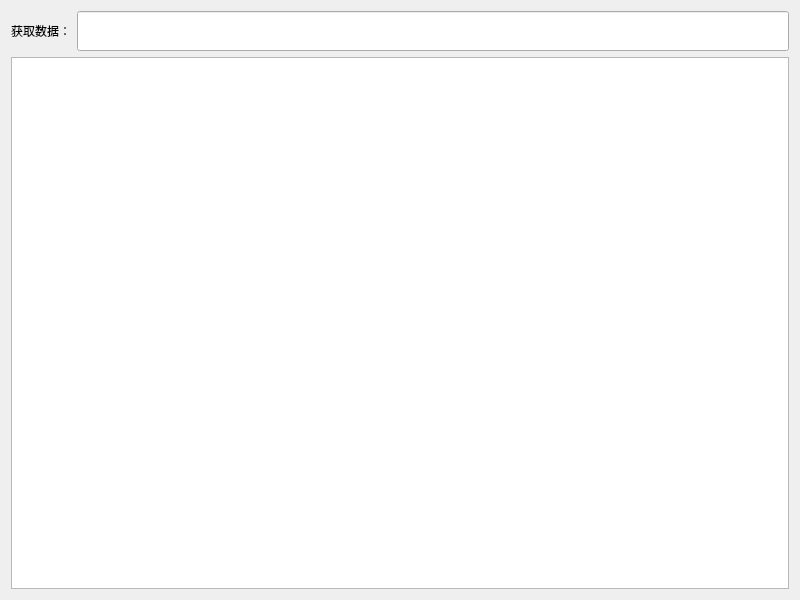
<?xml version="1.0" encoding="UTF-8"?>
<ui version="4.0">
 <class>Widget</class>
 <widget class="QWidget" name="Widget">
  <property name="geometry">
   <rect>
    <x>0</x>
    <y>0</y>
    <width>800</width>
    <height>600</height>
   </rect>
  </property>
  <property name="windowTitle">
   <string>Widget</string>
  </property>
  <property name="styleSheet">
   <string notr="true">font: 12pt &quot;Consolas&quot;;</string>
  </property>
  <layout class="QVBoxLayout" name="verticalLayout_2">
   <item>
    <layout class="QVBoxLayout" name="verticalLayout">
     <item>
      <layout class="QHBoxLayout" name="horizontalLayout">
       <item>
        <widget class="QLabel" name="label">
         <property name="text">
          <string>获取数据：</string>
         </property>
        </widget>
       </item>
       <item>
        <widget class="QLineEdit" name="lineEdit">
         <property name="minimumSize">
          <size>
           <width>60</width>
           <height>40</height>
          </size>
         </property>
        </widget>
       </item>
      </layout>
     </item>
     <item>
      <widget class="QTextEdit" name="textEdit"/>
     </item>
    </layout>
   </item>
  </layout>
 </widget>
 <resources/>
 <connections/>
</ui>
